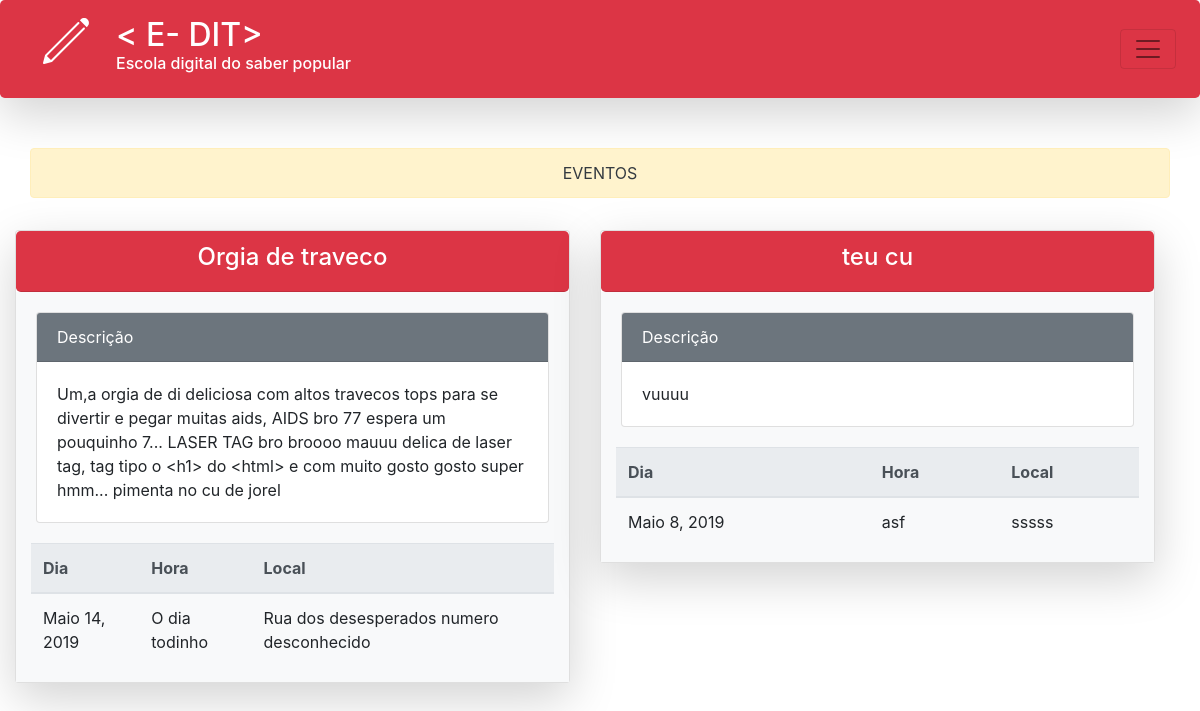
The page /evento/ on the database as committed earlier.
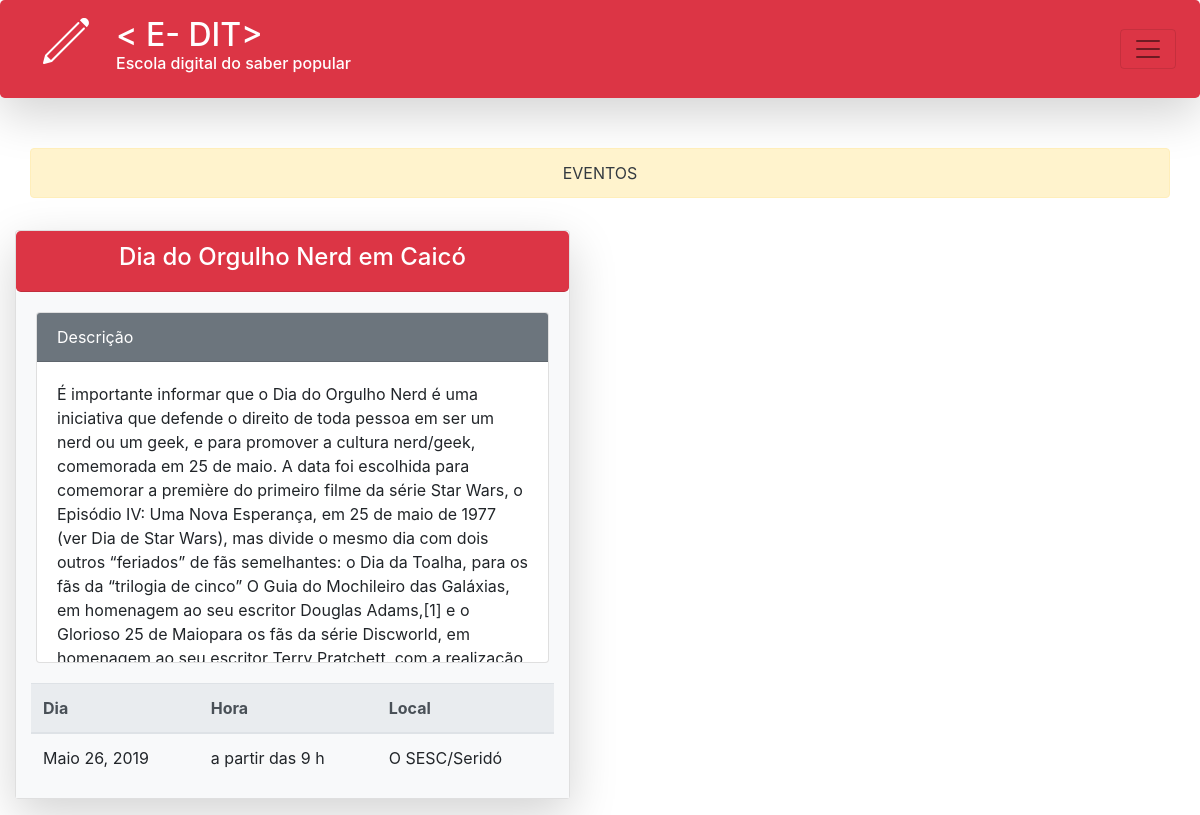
The same page on the database as committed later.
### evento/models.py (models this page shows)
class EVENTO (models.Model):
    nome_evento = models.CharField(max_length=50)
    descricao_evento = models.TextField()
    dia_evento = models.DateField()
    hora_evento = models.CharField(max_length=16)
    local_evento = models.CharField(max_length=100)
    link_evento = models.CharField(default='Sem link :(', max_length=200, blank=True)
    class Meta:
        ordering = ['-dia_evento']

### evento/views.py (the view)
# urls.py: path('', views.exibir_evento, name='exibir_evento'),
def exibir_evento(request):
    evento = EVENTO.objects.all()
    return render(request, 'evento/evento.html', {'evento':evento})

### template/evento/evento.html
{% extends 'base.html' %}
{% load crispy_forms_tags %}
{% block content %}
<div style="margin-top: 50px" class="alert alert-warning text-dark text-center container" role="alert">
    EVENTOS
</div>
<div class="row container-fluid">
    {% for env in evento %}
    <div class="col-md-6 my-3 ">
        <div class="card shadow-lg">
            <div class="card-header rounded-lg bg-danger text-white text-center">
                <h4>{{env.nome_evento}}</h4>
            </div>
            <div class="card-body bg-light circle">
                <div class="card">
                    <div class="card-header bg-secondary text-white">
                        Descrição
                    </div>
                    <div style="max-height: 300px;" data-spy="scroll" class="card-body overflow-auto">
                        <p class="card-text">{{env.descricao_evento}}</p>
                    </div>
                </div>
            </div>
            <div class="container-fluid bg-light">
                <table class="table">
                    <thead class="thead-light">
                        <tr>
                            <th scope="col">Dia</th>
                            <th scope="col">Hora</th>
                            <th scope="col">Local</th>
                        </tr>
                    </thead>
                    <tbody>
                        <tr>
                            <td>{{env.dia_evento}}</td>
                            <td>{{env.hora_evento}}</td>
                            <td>{{env.local_evento}}</td>
                        </tr>
                    </tbody>
                </table>
            </div>
        </div>
    </div>
    {% endfor %}
</div>
{% endblock %}

Rows that differ between the two databases and show on the page:
removed EVENTO: nome_evento "Orgia de traveco", descricao_evento "Um,a orgia de di deliciosa com altos travecos tops para se divertir e pegar muitas aids, AIDS bro 77 espera um pouquinho 7... LASER TAG bro broooo mauuu delica de laser tag, tag tipo o <h1> do <html> e com muito gosto gosto super hmm... pimenta no cu de jorel", dia_evento "Maio 14, 2019", hora_evento "O dia todinho", local_evento "Rua dos desesperados numero desconhecido"
removed EVENTO: nome_evento "teu cu", descricao_evento "vuuuu", dia_evento "Maio 8, 2019", hora_evento "asf", local_evento "sssss"
added EVENTO: nome_evento "Dia do Orgulho Nerd em Caicó", descricao_evento "É importante informar que o Dia do Orgulho Nerd é uma iniciativa que defende o direito de toda pessoa em ser um nerd ou um geek, e para promover a cultura nerd/geek, comemorada em 25 de maio. A data foi escolhida para comemorar a première do primeiro filme da série Star Wars, o Episódio IV: Uma Nova Esperança, em 25 de maio de 1977 (ver Dia de Star Wars), mas divide o mesmo dia com dois outros “feriados” de fãs semelhantes: o Dia da Toalha, para os fãs da “trilogia de cinco” O Guia do Mochileiro das Galáxias, em homenagem ao seu escritor Douglas Adams,[1] e o Glorioso 25 de Maiopara os fãs da série Discworld, em…", dia_evento "Maio 26, 2019", hora_evento "a partir das 9 h", local_evento "O SESC/Seridó"
